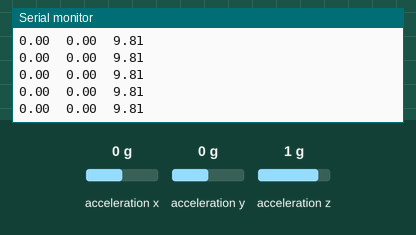
The sketch below on a simulated Arduino Nano 33 BLE. Parts: the last lines printed to the serial monitor. The test bench sets the inputs (shaded band); at power-on: acceleration x 0 g, acceleration y 0 g, acceleration z 1 g.

Above: at 1.2 s.
1.3 s: acceleration x set to -1.4 g
At 2.0 s:
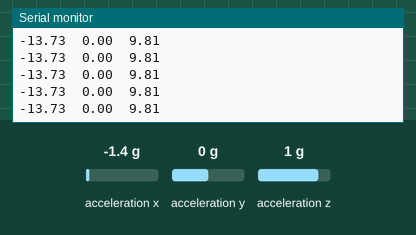
2.8 s: acceleration y set to -1.4 g
At 3.6 s:
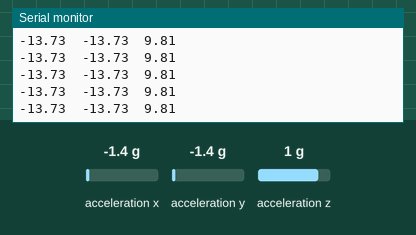
4.3 s: acceleration z set to -1.4 g
At 4.9 s:
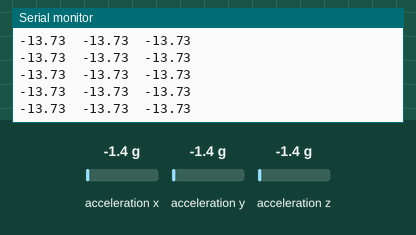

Measured:
- after the input at 1.3 s, the serial monitor: prints a new line at once (image 1)
- after the input at 2.8 s, the serial monitor: prints a new line at once (image 2)
- after the input at 4.3 s, the serial monitor: prints a new line at once (image 3)

The sketch:

DataCollection.ino
```cpp
#include <Arduino_BMI270_BMM150.h>

#define CONVERT_G_TO_MS2    9.80665f
#define FREQUENCY_HZ        50
#define INTERVAL_MS         (1000 / (FREQUENCY_HZ + 1))

static unsigned long last_interval_ms = 0;

void setup() {
    Serial.begin(115200);
    Serial.println("Started");

    if (!IMU.begin()) {
        Serial.println("Failed to initialize IMU!");
        while (1);
    }
}

void loop() {
    float x, y, z;

    if (millis() > last_interval_ms + INTERVAL_MS) {
        last_interval_ms = millis();

        IMU.readAcceleration(x, y, z);

        Serial.print(x * CONVERT_G_TO_MS2);
        Serial.print('\t');
        Serial.print(y * CONVERT_G_TO_MS2);
        Serial.print('\t');
        Serial.println(z * CONVERT_G_TO_MS2);
    }
}
```
